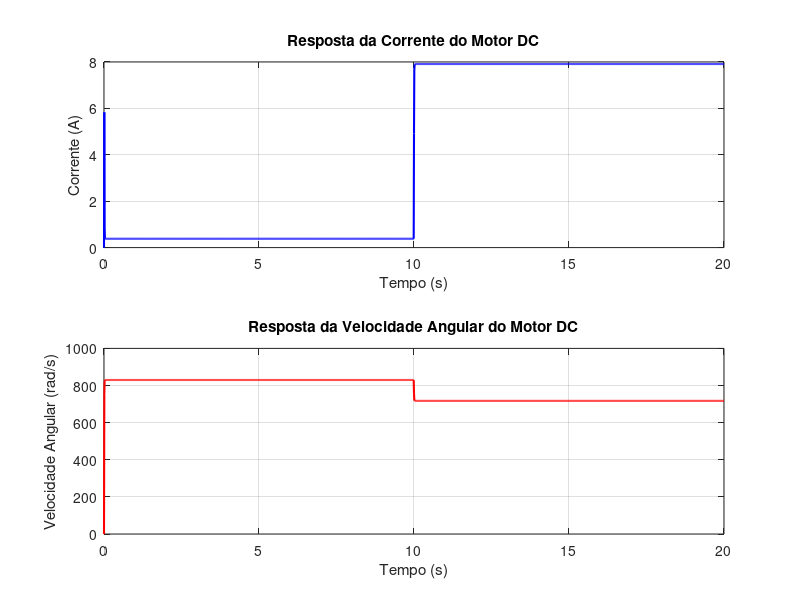

MATLAB code to generate this figure:
% Parâmetros do motor DC
R = 0.179; % Resistência da armadura (ohms)
L = 4.55e-5; % Indutância da armadura (henrys)
kv = 83.545;
Ke = 1 / kv; % Constante de velocidade (V/(rad/s))
Kt = 0.012; % Constante de torque (Nm/A)
J = 35.1e-7; % Inércia do rotor (kg.m^2)
c = 0.000005496; % Coeficiente de fricção do rotor (N.m.s/rad)

% Definição do sistema em espaço de estados
A = [-R/L, -Ke/L; Kt/J, -c/J];
B = [1/L, 0; 0, -1/J];
C = [1, 0; 0, 1];
D = zeros(2, 2);
sys = ss(A, B, C, D);

% Simulação da resposta do sistema a uma entrada degrau
t = 0:0.01:20;
u1 = 10 * (t >= 0); % Entrada de 10V em t = 0
u2 = 0.091 * (t >= 10); % Entrada de 0.091Nm em t = 10
u = [u1; u2]; % Duas entradas

[y, ~, x] = lsim(sys, u, t);

% Plot da corrente e velocidade angular ao longo do tempo
figure;

subplot(2, 1, 1);
plot(t, x(:, 1), 'b', 'LineWidth', 1.5);
xlabel('Tempo (s)');
ylabel('Corrente (A)');
title('Resposta da Corrente do Motor DC');
grid on;

subplot(2, 1, 2);
plot(t, x(:, 2), 'r', 'LineWidth', 1.5);
xlabel('Tempo (s)');
ylabel('Velocidade Angular (rad/s)');
title('Resposta da Velocidade Angular do Motor DC');
grid on;